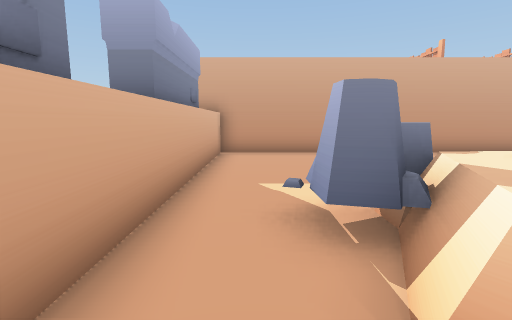
View 1 (above)

24 first-person views from a walk through a Unity game level. The camera is 1.2 m above the floor, tilts 8° down and sees 85° across. The floor is counted in squares, 1 m on a side. Each view is taken from the middle of a square. On the plan, view 1 faces up. The plan holds only what a view shows up to about 13 squares ahead; the rest is blank. The place goes on beyond the plan. The player character is not drawn.

View 2
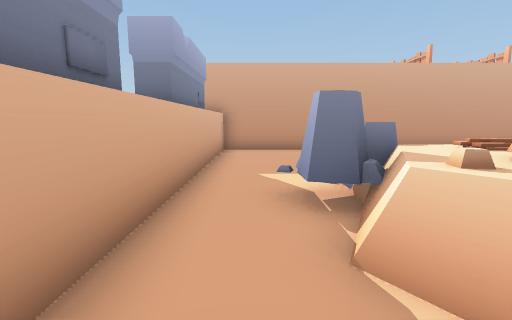

View 3
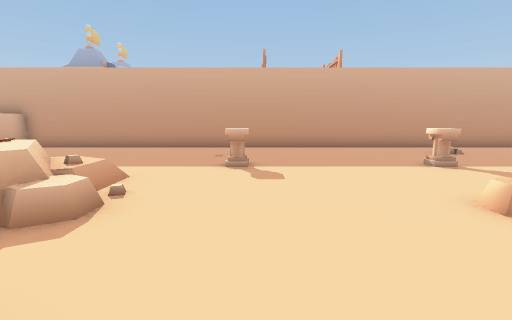

View 4
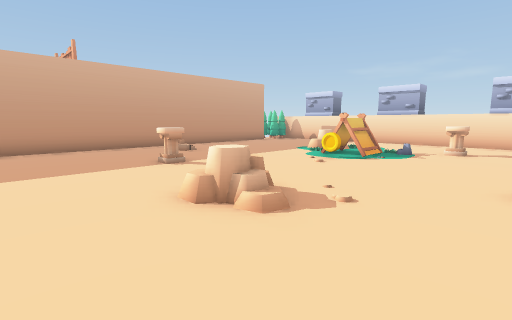

View 5
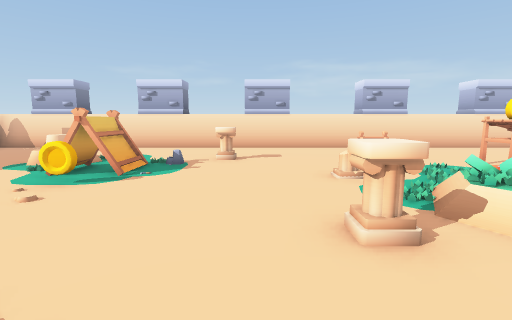

View 6
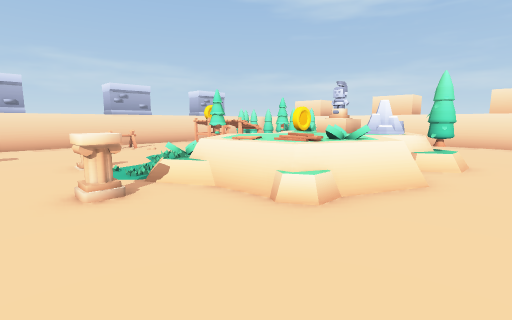

View 7
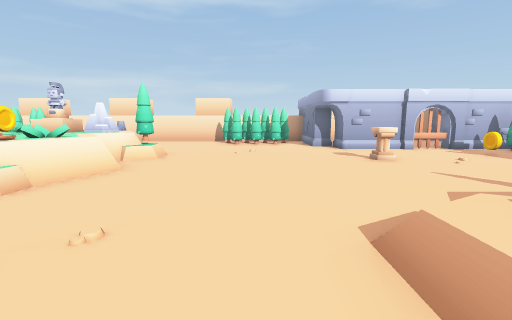

View 8
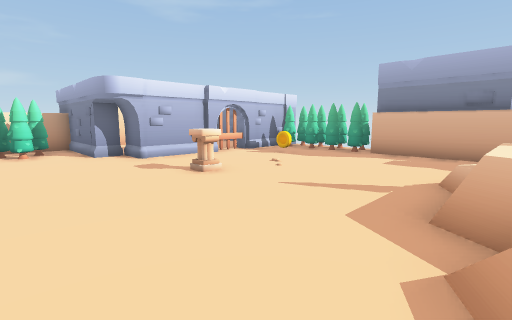

View 9
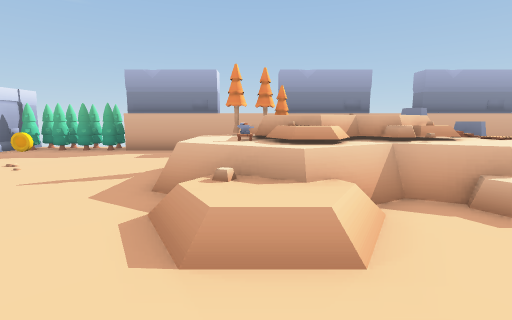

View 10
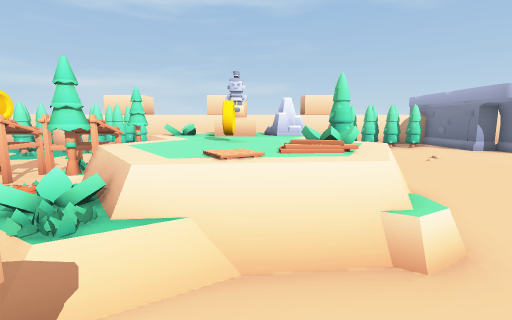

View 11
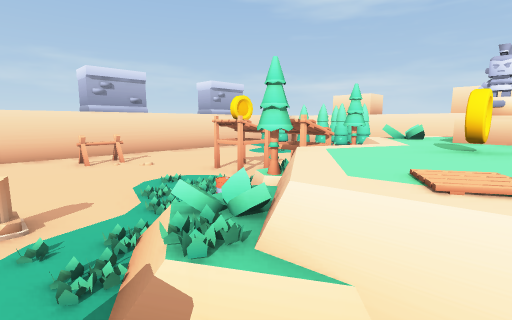

View 12
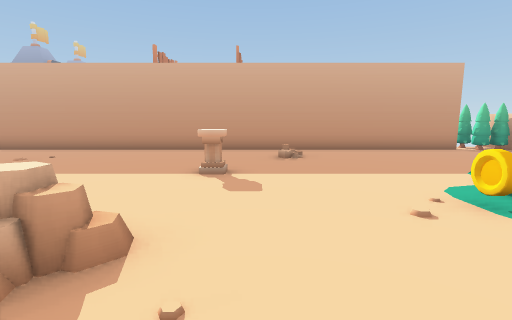

View 13
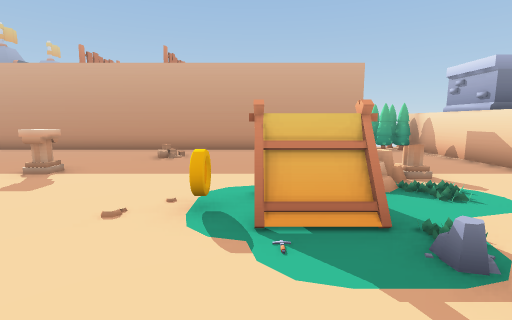

View 14
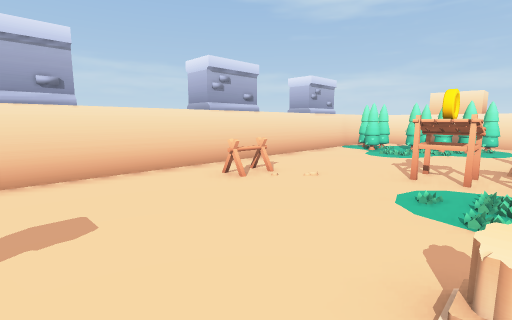

View 15
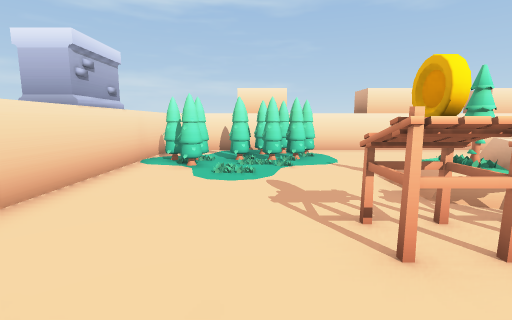

View 16
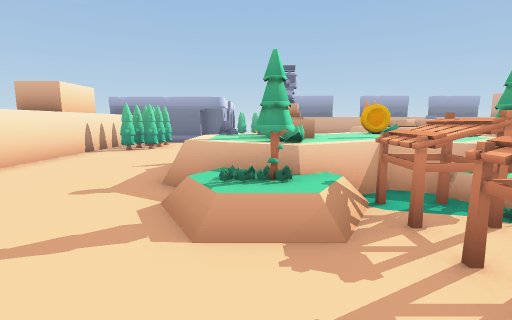

View 17
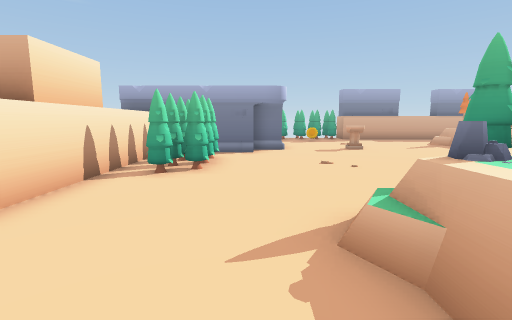

View 18
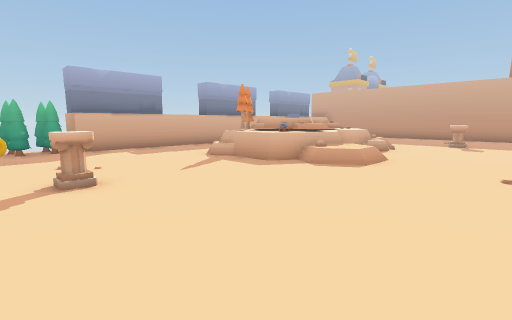

View 19
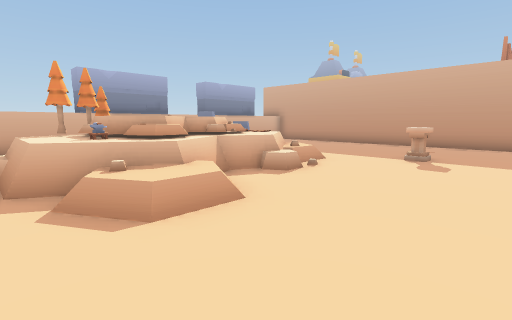

View 20
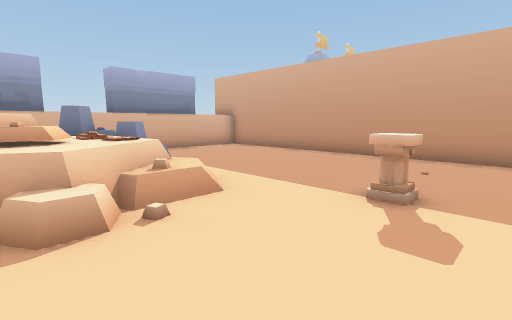

View 21
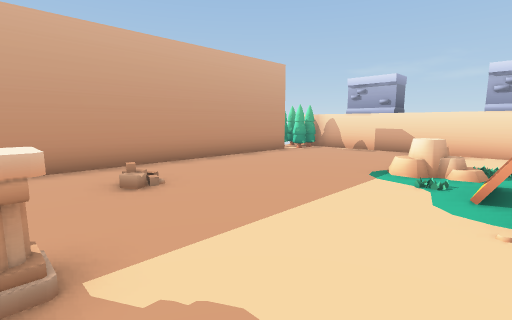

View 22
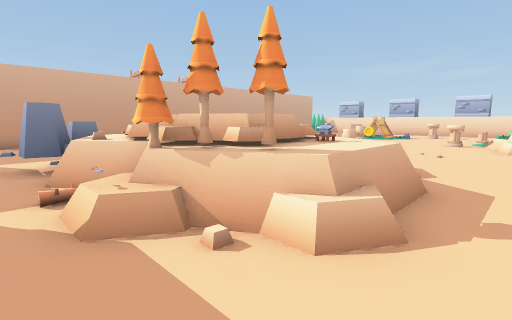

View 23
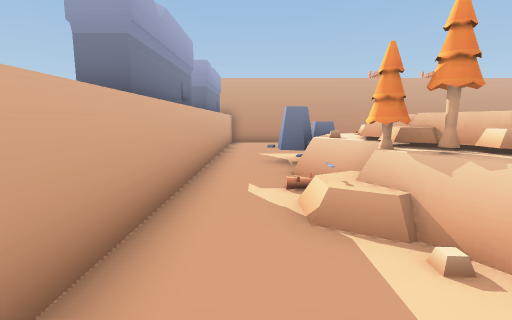

View 24
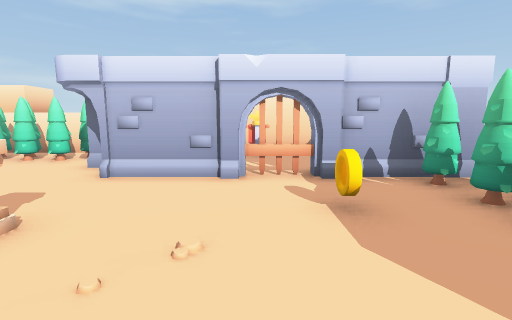

### Floor plan
Key: @ floor where view 1 was taken; # wall or solid block; x gap in a wall; . main floor; : floor 0.25 m higher than the main floor; + floor 0.5 m higher than the main floor; / step, stairs or slope; = window, fence, low wall or low ledge; ^ raised ledge; R rock; P plank; C column; I coin; T tent; E tree; B block; S statue; A anvil; O other object.
Columns run from 3 left of view 1 to 27 right of it. Each row starts with its distance up from view 1.
 12                            EE^
 11   #########################EE^
 10   #........................EE^
  9   #..........................#
  8   #................/.........#
  7   #..........................^^
  6  ##........CC....C...........^
  5  ##..R......C....C......OO...^
  4  ^..RR#=x:.............OOO...#
  3  ^#.R#PP^:...........ITT.O...#
  2  ##.#^RRR^......O.....TTO....^
  1  ##.=RRR#=......O............^
  0  ##@.#RRR=...............C...^
 -1  ##.OERRR#O/.................#
 -2  ^..=EE#A^O/.......C.........#
 -3   #..#E^^x...........OO......^
 -4  ##...===........==OOO.......^
 -5  ##.............=PP^= O....O.^
 -6  ##.............^PP^^EOO...O.#^
 -7 ###.............^^II^OO^.....#
 -8 EEE.............=^^^^^^I^....^
 -9 EEE.....C.......EOBB^#:......^
-10 EEE.I...........#OBS^E+......^
-11 EEE..............R^^^#.......#^
-12 #########........===....OOOE.#
-13         ##..............EEEEE^
-14          #.EEE.........OEEEE.^
-15          #EEEEE........EEEE..^
-16          #..............  ...^
-17          #^^^B##^^B##^^^##^^^
-18          #    #B    B   B

Where each view was taken, in squares from view 1:
view 1: 0 up, 0 right, facing up
view 2: 1 down, 0 right, facing up
view 3: 2 down, 9 right, facing up
view 4: 2 down, 10 right, facing up-right
view 5: 1 down, 13 right, facing right
view 6: 1 down, 11 right, facing down-right
view 7: 0 up, 9 right, facing down
view 8: 3 down, 9 right, facing down-left
view 9: 2 down, 10 right, facing left
view 10: 2 down, 15 right, facing down
view 11: 3 down, 15 right, facing down-right
view 12: 1 down, 15 right, facing up
view 13: 1 down, 19 right, facing up
view 14: 1 down, 19 right, facing down-right
view 15: 5 down, 22 right, facing down
view 16: 10 down, 22 right, facing left
view 17: 13 down, 17 right, facing left
view 18: 10 down, 11 right, facing up-left
view 19: 4 down, 11 right, facing up-left
view 20: 1 up, 10 right, facing up-left
view 21: 3 up, 14 right, facing up-right
view 22: 5 down, 0 right, facing up-right
view 23: 5 down, 0 right, facing up
view 24: 6 down, 2 right, facing down
